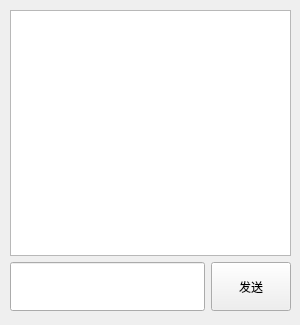
<?xml version="1.0" encoding="UTF-8"?>
<ui version="4.0">
 <class>Widget</class>
 <widget class="QWidget" name="Widget">
  <property name="geometry">
   <rect>
    <x>0</x>
    <y>0</y>
    <width>300</width>
    <height>325</height>
   </rect>
  </property>
  <property name="windowTitle">
   <string>Widget</string>
  </property>
  <widget class="QWidget" name="">
   <property name="geometry">
    <rect>
     <x>10</x>
     <y>10</y>
     <width>281</width>
     <height>301</height>
    </rect>
   </property>
   <layout class="QVBoxLayout" name="verticalLayout" stretch="5,1">
    <item>
     <widget class="QListWidget" name="listWidget"/>
    </item>
    <item>
     <layout class="QHBoxLayout" name="horizontalLayout">
      <item>
       <widget class="QLineEdit" name="lineEdit">
        <property name="sizePolicy">
         <sizepolicy hsizetype="Expanding" vsizetype="Expanding">
          <horstretch>0</horstretch>
          <verstretch>0</verstretch>
         </sizepolicy>
        </property>
       </widget>
      </item>
      <item>
       <widget class="QPushButton" name="pushButton">
        <property name="sizePolicy">
         <sizepolicy hsizetype="Minimum" vsizetype="Expanding">
          <horstretch>0</horstretch>
          <verstretch>0</verstretch>
         </sizepolicy>
        </property>
        <property name="text">
         <string>发送</string>
        </property>
       </widget>
      </item>
     </layout>
    </item>
   </layout>
  </widget>
 </widget>
 <resources/>
 <connections/>
</ui>
